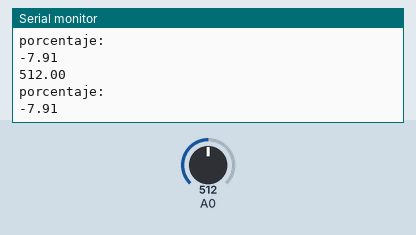
This sketch was run on a simulated Arduino Uno, built with avr-gcc and run on an emulated ATmega328P. Parts: the last lines printed to the serial monitor. The test bench sets the inputs (shaded band); at power-on: A0 = 512.

Above: at 1.2 s.
1.3 s: A0 set to 716
At 1.4 s:
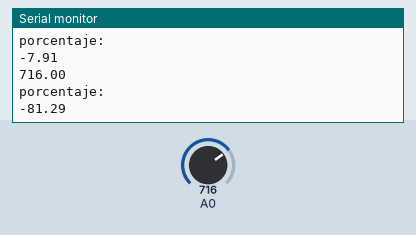
2.8 s: A0 set to 900
At 2.92 s:
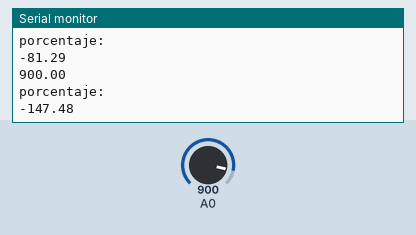
4.3 s: A0 set to 1023
At 4.44 s:
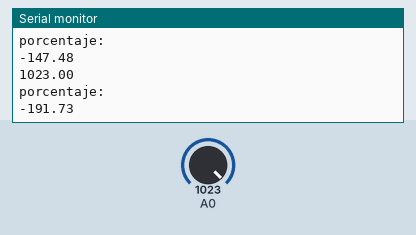
Timing chart, 0 to 7.3 s (numbered marks = the images above; inputs shaded):
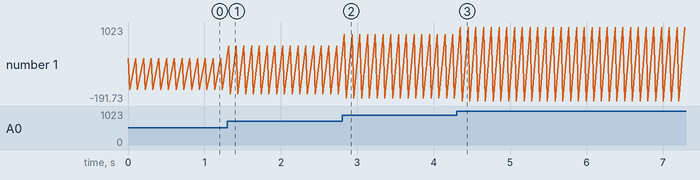

Measured:
- after the input at 1.3 s, the serial monitor: prints a new line at once (image 1)
- after the input at 2.8 s, the serial monitor: prints a new line at once (image 2)
- after the input at 4.3 s, the serial monitor: prints a new line after 0.05 s (image 3)
- plotted number 1: -7.91 → -81.29 after the input at 1.3 s, -81.29 → -147.48 after the input at 2.8 s, -147.48 → -191.73 after the input at 4.3 s

The sketch:

humedad.ino
```cpp
void setup() {
  Serial.begin(9600); // open serial port, set the baud rate as 9600 bps
}
void loop() {
  double val;
  val = analogRead(0); //connect sensor to Analog 0
  double porcentaje;
  double intervalo = 490 - 212;
  porcentaje = ((490 - val)/intervalo)*100;

  Serial.println(val); //print the value to serial port
  Serial.println("porcentaje:");
  Serial.println(porcentaje);
  delay(100);
}
```
